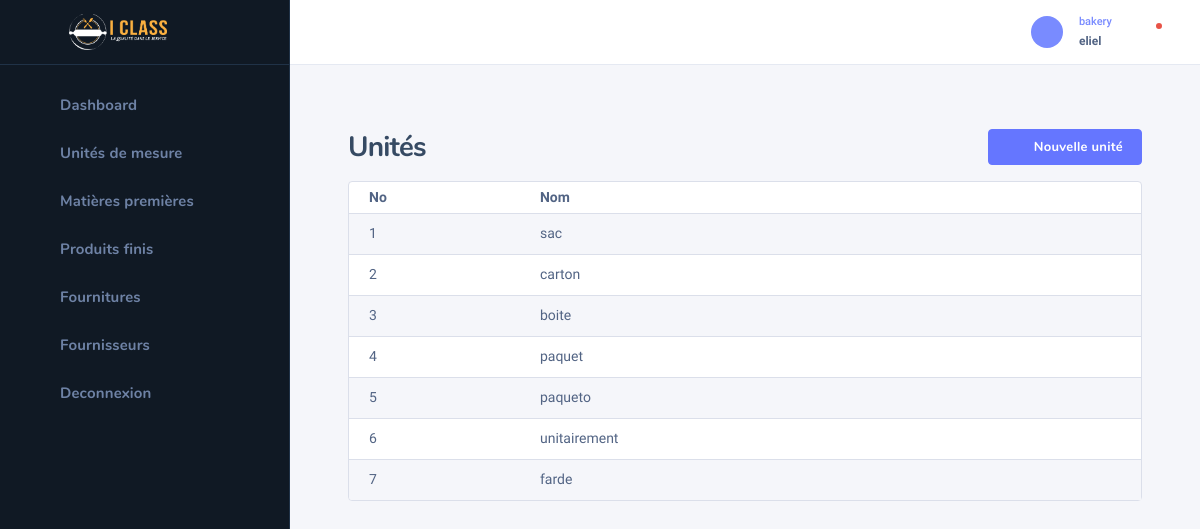
The app's page /bakery/unit_list/ (signed in), older data.
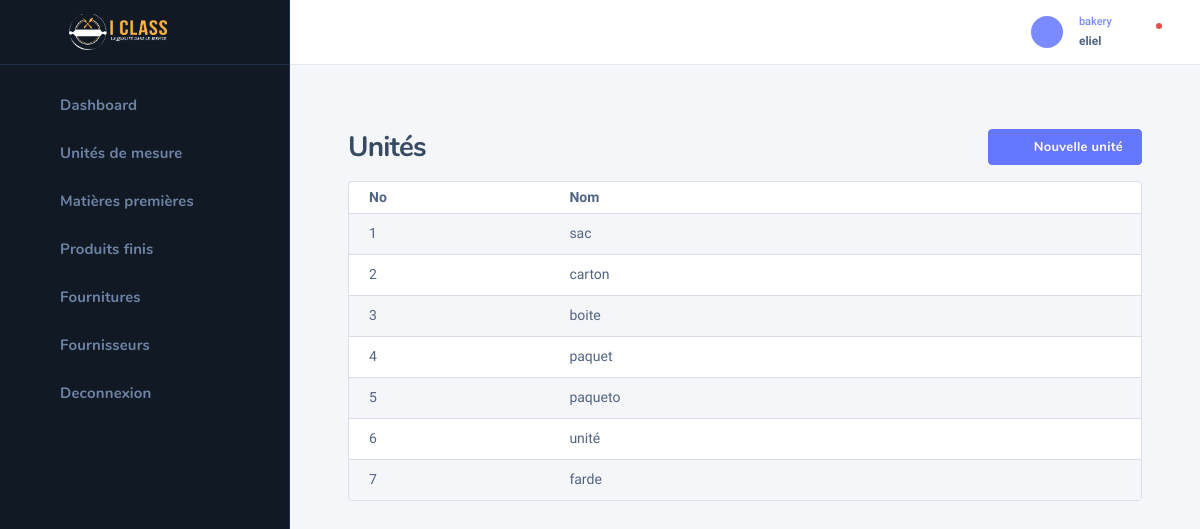
The same page, newer data.
### bakery/models.py (models this page shows, shortened)
class Unite(models.Model):
    class Meta:
        verbose_name = "Unité de mésure"
    name = models.CharField(max_length=255)

### bakery/views.py (the view, shortened to what this page needs)
# urls.py: path('unit_list/', unit_list, name='unit-list'),
@login_required(login_url='login')
def unit_list(request):
    units = Unite.objects.all()
    return render(request, 'bakery/unit_list.html', context={'units': units})

### templates/bakery/unit_list.html (shortened to what the changed rows need)
{% extends 'bakery/base_bakery.html' %}
{% block content %}
    <div class="nk-wrap">
        <div class="nk-content">
            <div class="nk-content ">
                <div class="container-fluid">
                    <div class="nk-content-inner">
                        <div class="nk-content-body">
                            <div class="nk-block">
                                <div class="card card-bordered">
                                    <div class="card-inner-group">
                                        <div class="card-inner p-0">
                                            <table class="datatable-init-export nowrap table table-striped"
                                                   data-export-title="Export">
                                                <thead>
                                                <tr>
                                                    <th>No</th>
                                                    <th>Nom</th>
                                                    <th></th>
                                                </tr>
                                                </thead>
                                                <tbody>
                                                {% for unit in units %}
                                                    <tr>
                                                        <td>{{ forloop.counter }}</td>
                                                        <td>{{ unit.name }}</td>
                                                        <td class="center">
                                                            <ul class="nk-tb-actions gx-1 my-n1">
                                                                <li class="me-n1">
                                                                    <div class="dropdown">
                                                                        <a href="#"
                                                                           class="dropdown-toggle btn btn-icon btn-trigger"
                                                                           data-bs-toggle="dropdown"><em
                                                                                class="icon ni ni-more-h"></em></a>
                                                                    </div>
                                                                </li>
                                                            </ul>
                                                        </td>
                                                    </tr>
                                                {% endfor %}
                                                </tbody>
                                            </table>
                                        </div>
                                    </div>
                                </div>
                            </div>
                        </div>
                    </div>
                </div>
            </div>
        </div>
    </div>
{% endblock %}

Row changes from the older to the newer data that the page shows:
changed Unite: name "unitairement" → "unité"
